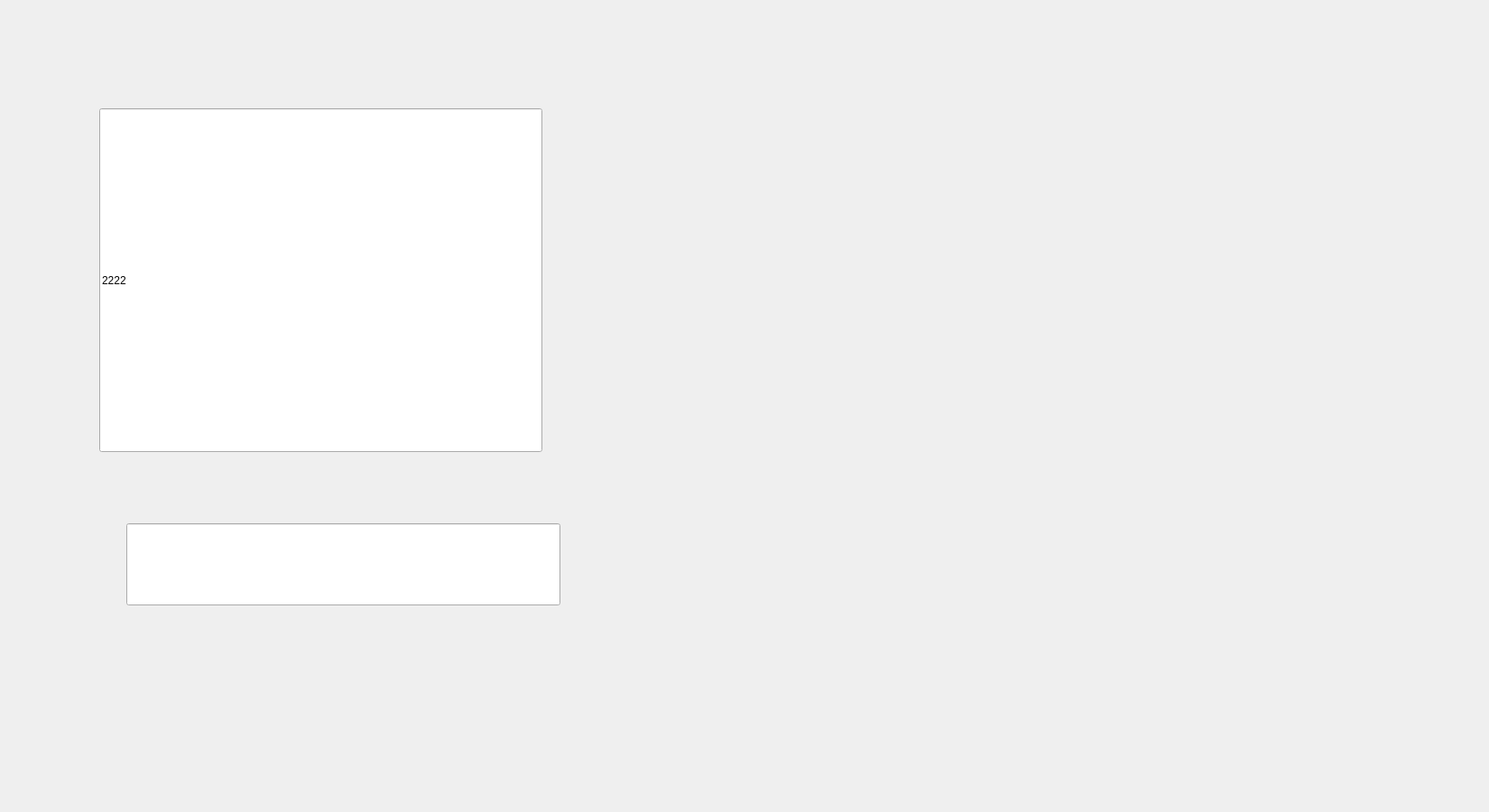
<?xml version="1.0" encoding="UTF-8"?>
<ui version="4.0">
 <class>Dialog</class>
 <widget class="QDialog" name="Dialog">
  <property name="geometry">
   <rect>
    <x>0</x>
    <y>0</y>
    <width>1650</width>
    <height>900</height>
   </rect>
  </property>
  <property name="windowTitle">
   <string>Dialog</string>
  </property>
  <property name="autoFillBackground">
   <bool>false</bool>
  </property>
  <widget class="QLabel" name="label">
   <property name="geometry">
    <rect>
     <x>0</x>
     <y>0</y>
     <width>1650</width>
     <height>900</height>
    </rect>
   </property>
   <property name="text">
    <string/>
   </property>
   <property name="pixmap">
    <pixmap>fullback.gif</pixmap>
   </property>
  </widget>
  <widget class="QLabel" name="label_3">
   <property name="geometry">
    <rect>
     <x>1110</x>
     <y>120</y>
     <width>461</width>
     <height>251</height>
    </rect>
   </property>
   <property name="text">
    <string/>
   </property>
   <property name="pixmap">
    <pixmap>globeearth.gif</pixmap>
   </property>
  </widget>
  <widget class="QLabel" name="label_2">
   <property name="geometry">
    <rect>
     <x>0</x>
     <y>0</y>
     <width>1650</width>
     <height>900</height>
    </rect>
   </property>
   <property name="text">
    <string/>
   </property>
   <property name="pixmap">
    <pixmap>firstframe.gif</pixmap>
   </property>
  </widget>
  <widget class="QLabel" name="label_4">
   <property name="geometry">
    <rect>
     <x>1120</x>
     <y>400</y>
     <width>511</width>
     <height>411</height>
    </rect>
   </property>
   <property name="text">
    <string/>
   </property>
   <property name="pixmap">
    <pixmap>flap.gif</pixmap>
   </property>
  </widget>
  <widget class="QLabel" name="label_5">
   <property name="geometry">
    <rect>
     <x>1280</x>
     <y>460</y>
     <width>181</width>
     <height>161</height>
    </rect>
   </property>
   <property name="text">
    <string/>
   </property>
   <property name="pixmap">
    <pixmap>fjar.gif</pixmap>
   </property>
  </widget>
  <widget class="QLabel" name="label_6">
   <property name="geometry">
    <rect>
     <x>320</x>
     <y>670</y>
     <width>381</width>
     <height>261</height>
    </rect>
   </property>
   <property name="text">
    <string/>
   </property>
   <property name="pixmap">
    <pixmap>frame2.png</pixmap>
   </property>
  </widget>
  <widget class="QLabel" name="label_7">
   <property name="geometry">
    <rect>
     <x>60</x>
     <y>680</y>
     <width>451</width>
     <height>241</height>
    </rect>
   </property>
   <property name="text">
    <string/>
   </property>
   <property name="pixmap">
    <pixmap>frame2.png</pixmap>
   </property>
  </widget>
  <widget class="QLabel" name="label_8">
   <property name="geometry">
    <rect>
     <x>730</x>
     <y>260</y>
     <width>411</width>
     <height>381</height>
    </rect>
   </property>
   <property name="text">
    <string/>
   </property>
   <property name="pixmap">
    <pixmap>fvoicenew.gif</pixmap>
   </property>
  </widget>
  <widget class="QLabel" name="label_9">
   <property name="geometry">
    <rect>
     <x>740</x>
     <y>80</y>
     <width>411</width>
     <height>151</height>
    </rect>
   </property>
   <property name="text">
    <string/>
   </property>
   <property name="pixmap">
    <pixmap>initiating.gif</pixmap>
   </property>
  </widget>
  <widget class="QLineEdit" name="lineEdit">
   <property name="geometry">
    <rect>
     <x>110</x>
     <y>120</y>
     <width>491</width>
     <height>381</height>
    </rect>
   </property>
   <property name="text">
    <string>2222</string>
   </property>
   <property name="placeholderText">
    <string/>
   </property>
  </widget>
  <widget class="QLabel" name="label_10">
   <property name="geometry">
    <rect>
     <x>90</x>
     <y>100</y>
     <width>511</width>
     <height>421</height>
    </rect>
   </property>
   <property name="text">
    <string/>
   </property>
   <property name="pixmap">
    <pixmap>input1.png</pixmap>
   </property>
  </widget>
  <widget class="QLineEdit" name="lineEdit_2">
   <property name="geometry">
    <rect>
     <x>140</x>
     <y>580</y>
     <width>481</width>
     <height>91</height>
    </rect>
   </property>
  </widget>
  <widget class="QLabel" name="label_11">
   <property name="geometry">
    <rect>
     <x>100</x>
     <y>570</y>
     <width>521</width>
     <height>111</height>
    </rect>
   </property>
   <property name="text">
    <string/>
   </property>
   <property name="pixmap">
    <pixmap>input2.png</pixmap>
   </property>
  </widget>
  <widget class="QLabel" name="label_12">
   <property name="geometry">
    <rect>
     <x>680</x>
     <y>630</y>
     <width>511</width>
     <height>151</height>
    </rect>
   </property>
   <property name="text">
    <string/>
   </property>
   <property name="pixmap">
    <pixmap>D:/zip folder/Avinash sharma/image/v2.gif</pixmap>
   </property>
  </widget>
 </widget>
 <resources/>
 <connections/>
</ui>
